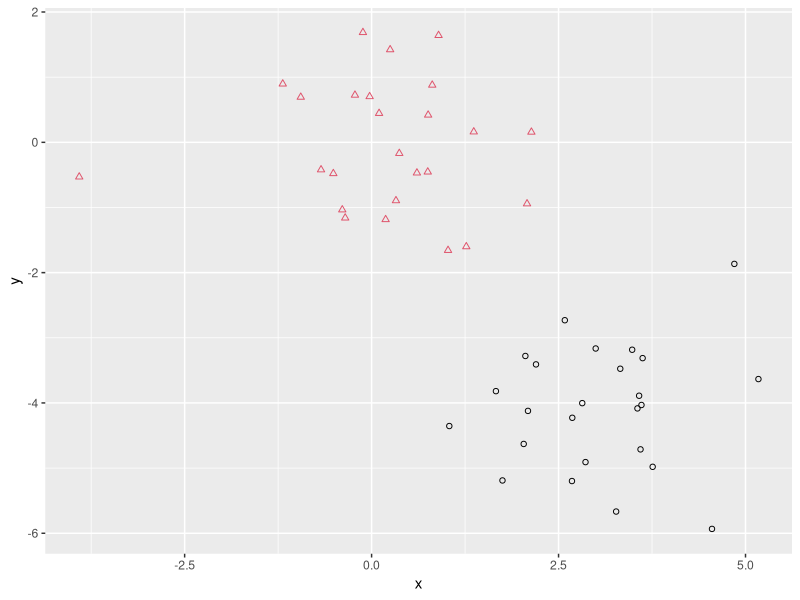
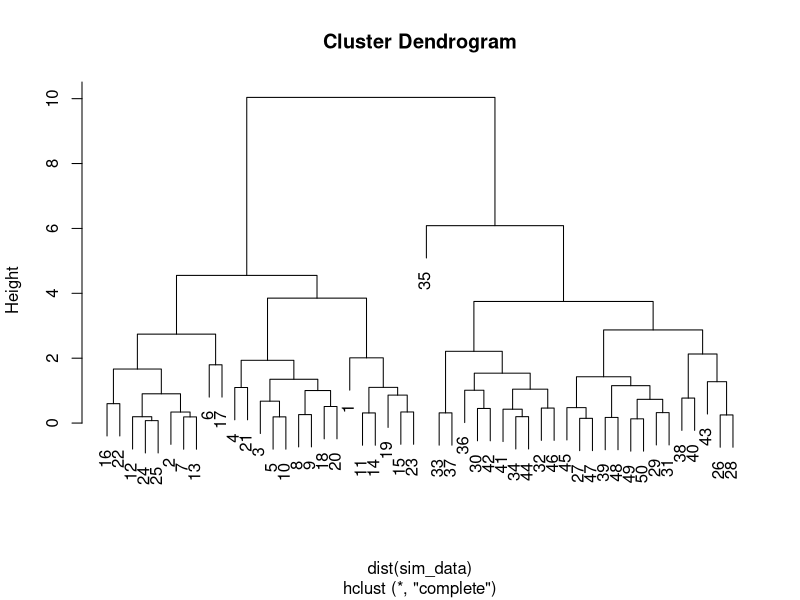
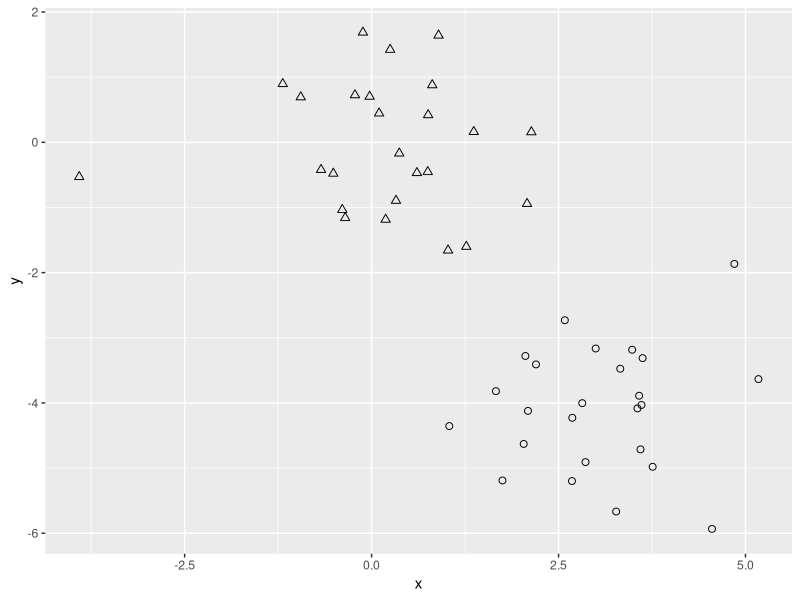

Reproduce these figures in R, in order.
# We will start with loading the tidyverse 
library(tidyverse)

#### K-means: the first example ####

# We begin with simulating a simple data set with two clusters.
set.seed(11192018)
sim_data <- tibble(x = rnorm(50), y = rnorm(50))
sim_data[1:25, 1] <- sim_data[1:25, 1] + 3
sim_data[1:25, 2] <- sim_data[1:25, 2] - 4

# Note: the fist cluster has 25 observation with mean vector (3, -4)

# The k-means can be done with function kmeans(). For clustering with k = 2:
km_out <- kmeans(sim_data, centers = 2, nstart = 20)

# To view the estimated clusters
km_out
km_out$cluster

# Visualise the data
ggplot(sim_data, aes(x, y)) + 
  geom_point(color = km_out$cluster, shape = km_out$cluster)

# Checkpoint: What if we perform kmeans with 3 clusters? Visualise your clustering results with 3 clusters.

#### Hierarchical Clustering ####

# We will perform the clustering on the simulated data set.
# Note: the function dist() is used to compute the Euclidean distance, since the function hclust() requires to have the distance matrix.
hc_complete <- hclust(dist(sim_data), method = "complete")

# Average or single linkage is also simple to execute
hc_average <- hclust(dist(sim_data), method = "average")
hc_single <- hclust(dist(sim_data), method = "single")

# We can plot the dendrogram by simply calling the plot() function
plot(hc_complete)

# Checkpoint: View the dendrogram with different linkage methods. Will all of them give us similar clusters if we want 2 clusters?




# At the checkpoint, you mostly did by eye-balling the cutoff line. The function cutree() will determine the cluster labels for each observation associated with a given cut of the dendrogram.
cutree(hc_complete, 2)
cutree(hc_average, 2)
cutree(hc_single, 2)

# Visualise the clusters using hierarchical clustering 
ggplot(sim_data, aes(x, y)) +
  geom_point(shape = cutree(hc_complete, 2), size = 2)

# Checkpoint: What if we would like to have 4 clusters? Use different linkage methods, visualise the results and comment on the results.